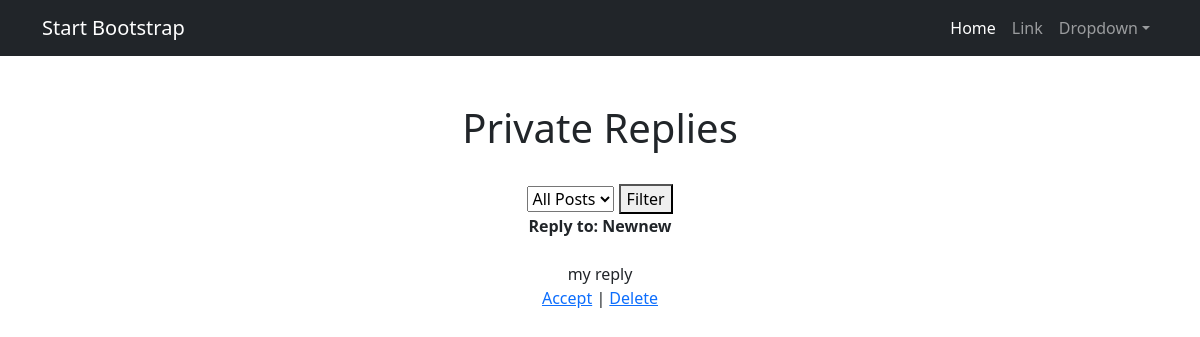
The app's page /posts/private_replies/ (signed in), older data.
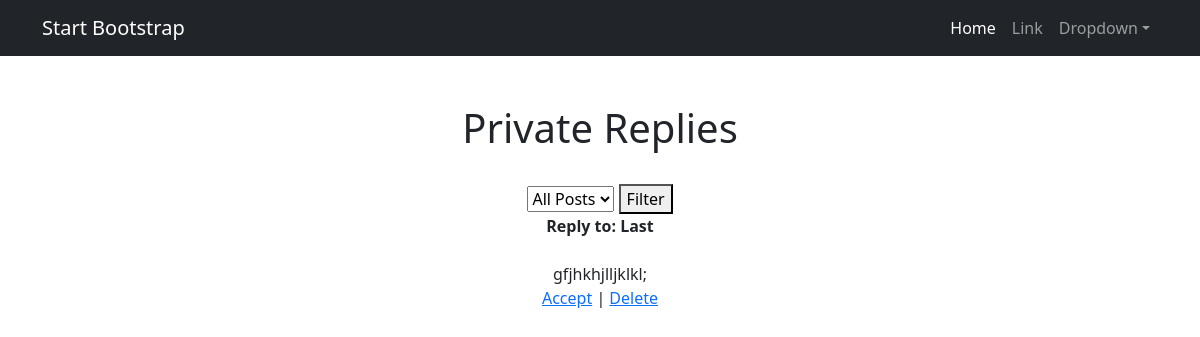
The same page, newer data.
### board/models.py (models this page shows, shortened)
class Reply(models.Model):
    post = models.ForeignKey(Post, on_delete=models.CASCADE)
    sender = models.ForeignKey(CustomUser, on_delete=models.CASCADE)
    reply_text = models.TextField()
    approved = models.BooleanField(default=False)
    date_created = models.DateTimeField(auto_now_add=True)

class Post(models.Model):
    CATEGORY_CHOICES = [
        ('TK', 'Танки'),
        ('HL', 'Хилы'),
        ('DD', 'ДД'),
        ('TD', 'Торговцы'),
        ('GM', 'Гилдмастеры'),
        ('QG', 'Квестгиверы'),
        ('SM', 'Кузнецы'),
        ('TN', 'Кожевники'),
        ('HM', 'Зельевары'),
        ('WZ', 'Мастера заклинаний'),
    ]
    author = models.ForeignKey('CustomUser', on_delete=models.CASCADE)
    category = models.ForeignKey(Category, on_delete=models.CASCADE)
    post_time_in = models.DateTimeField(auto_now_add=True)
    title = models.CharField(max_length=255)
    post_text = models.TextField()
    image = models.ImageField(upload_to='post_images/', null=True, blank=True)
    video_url = models.URLField(null=True, blank=True)

### board/views.py (the view)
# urls.py: path('private_replies/', views.private_replies, name='private_replies'),
@login_required
def private_replies(request):
    user = request.user
    user_posts = user.post_set.all()  # Получить все объявления пользователя
    selected_post_id = request.GET.get('post')  # Получить выбранное объявление из параметров запроса
    replies = Reply.objects.filter(post__author=user)
    if selected_post_id:
        replies = replies.filter(post__id=selected_post_id)
    if request.method == 'GET':
        selected_post_id = request.GET.get('post')
        if selected_post_id:
            replies = replies.filter(post__id=selected_post_id)
    return render(request, 'private_replies.html', {'replies': replies, 'user_posts': user_posts, 'selected_post_id': selected_post_id})

### templates/private_replies.html (shortened to what this page needs)
{% extends 'flatpages/default.html' %}
{% block content %}
<h1>Private Replies</h1>
<br>
<form method="get">
    <select name="post">
        <option value="">All Posts</option>
    </select>
    <button type="submit">Filter</button>
</form>
{% if replies %}
    {% for reply in replies %}
        <p>
            <b>Reply to: {{ reply.post.title }}</b>
            <br>
            <br>
            {{ reply.reply_text | safe }}
            <br>
            {% if not reply.approved %}
                <a href="{% url 'accept_reply' reply.pk %}">Accept</a> |
            {% endif %}
            <a href="{% url 'delete_reply' reply.pk %}">Delete</a>
        </p>
    {% endfor %}
{% else %}
   <h2>No replies available!</h2>
{% endif %}
{% endblock content %}

### templates/flatpages/default.html (shortened to what this page needs)
<!DOCTYPE html>
<html lang="en">
<head>
    {% load static %}
    <link href="{% static 'css/styles.css' %}" rel="stylesheet" />
</head>
<body>
<nav class="navbar navbar-expand-lg navbar-dark bg-dark">
    <div class="container">
        <a class="navbar-brand" href="#">Start Bootstrap</a>
        <div class="collapse navbar-collapse" id="navbarSupportedContent">
            <ul class="navbar-nav ms-auto mb-2 mb-lg-0">
                <li class="nav-item"><a class="nav-link active" aria-current="page" href="#">Home</a></li>
                <li class="nav-item"><a class="nav-link" href="#">Link</a></li>
                <li class="nav-item dropdown">
                    <a class="nav-link dropdown-toggle" id="navbarDropdown" href="#" role="button" data-bs-toggle="dropdown" aria-expanded="false">Dropdown</a>
                </li>
            </ul>
        </div>
    </div>
</nav>
<div class="container">
    <div class="text-center mt-5">
        {% block content %}
        {% endblock %}
    </div>
</div>
</body>
</html>

Row changes from the older to the newer data that the page shows:
removed Reply: post "Newnew", reply_text "my reply", approved "Accept"
added Reply: post "Last", reply_text "gfjhkhjlljklkl;", approved "Accept"
